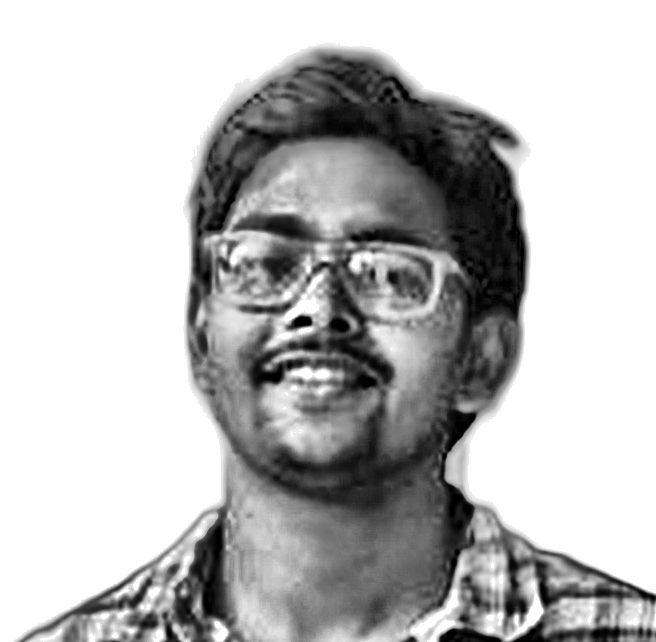
#> input picture source-prepped.png, 656 x 642 px
$ python -i prep_photo.py   (imports and definitions only)
#> lines starting #> are read from the running program, lines starting #| are printed output that depends on the picture
#> further down, picture is the input picture: shape (642, 656); min 0, max 255, mean 188.5
#!/usr/bin/env python3
"""
prep_photo.py — turn a raw photo into a high-contrast, white-background
grayscale image that converts cleanly to ASCII art.

    python scripts/prep_photo.py source-photo.jpg

Pipeline:
  1. rembg      -> cut the subject out of its background
  2. CLAHE      -> contrast-limited adaptive histogram equalization, so a
                   flatly-lit face gains real highlights and shadows
  3. composite  -> flatten onto pure white, because white maps to the blank
                   (space) end of the ASCII ramp

Writes: source-prepped.png

opencv / rembg are optional. If either is missing the script falls back to a
pure-Pillow path (autocontrast + local equalization approximation) so you can
still get a usable result.
"""
from __future__ import annotations

import os
import sys
from pathlib import Path

import numpy as np
from PIL import Image, ImageOps, ImageEnhance

OUT = Path("source-prepped.png")
MASK = Path("source-mask.png")
MAX_SIDE = 1200


# [51 lines left out: functions cutout, head_crop, not called in this run]


def clahe(gray: np.ndarray) -> np.ndarray:
    """Contrast-limited adaptive histogram equalization."""
    try:
        import cv2  # type: ignore
    except Exception:
        print("  ! opencv unavailable - using global autocontrast fallback")
        pil = ImageOps.autocontrast(Image.fromarray(gray), cutoff=2)
        return np.asarray(ImageEnhance.Contrast(pil).enhance(1.35), dtype=np.uint8)
    print("  - boosting local contrast (CLAHE)")
    op = cv2.createCLAHE(clipLimit=float(os.environ.get("CLIP", "3.6")),
                         tileGridSize=(8, 8))
    out = op.apply(gray)
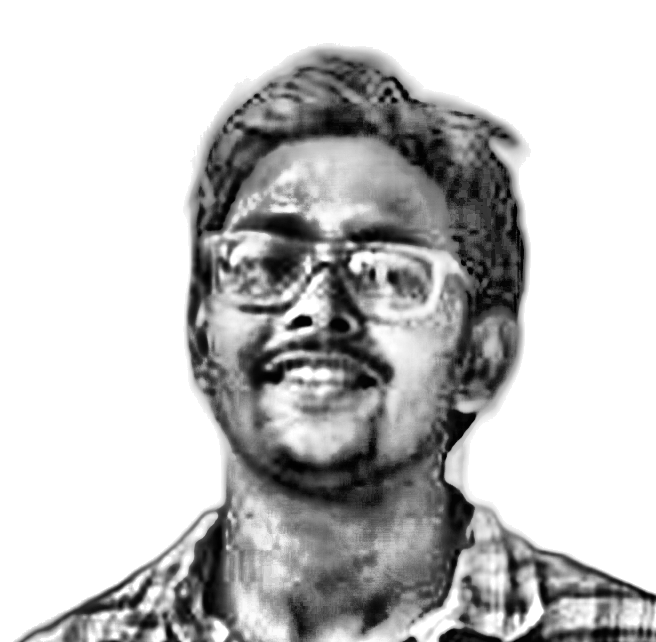
#> out: shape (642, 656); min 0, max 255, mean 194.5
    # unsharp mask: a small/soft source loses its edges when downsampled to a
    # ~100-column character grid, so put them back before sampling
    blur = cv2.GaussianBlur(out, (0, 0), 3.0)
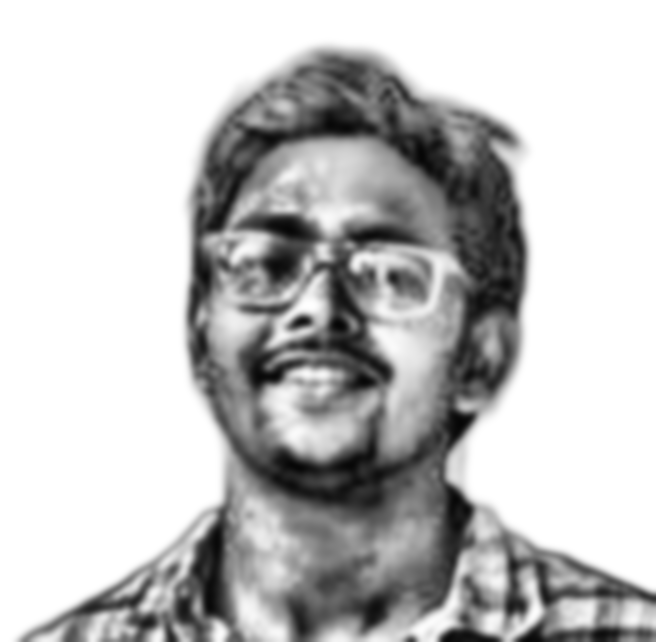
#> blur: shape (642, 656); min 6, max 255, mean 194.5
    return cv2.addWeighted(out, 1.55, blur, -0.55, 0)


# [46 lines left out: function main, not called in this run]


# [2 lines not run here, left out]

>>> import cv2
>>> picture = cv2.imread('../source-prepped.png', cv2.IMREAD_GRAYSCALE)
>>> result = clahe(picture)

$ run again, on source-original.jpg
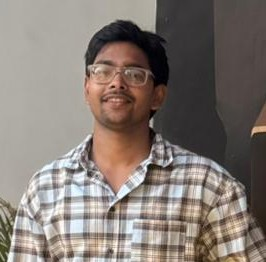
#> input picture source-original.jpg, 266 x 262 px
#> in clahe, `blur = cv2.GaussianBlur(out, (0, 0), 3.0)`:
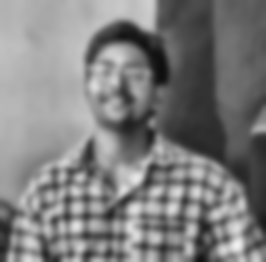
#> blur: shape (262, 266); min 14, max 241, mean 125.6
#> in clahe, `return cv2.addWeighted(out, 1.55, blur, -0.55, 0)`:
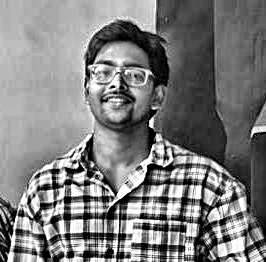
#> returned value: shape (262, 266); min 0, max 255, mean 125.4
